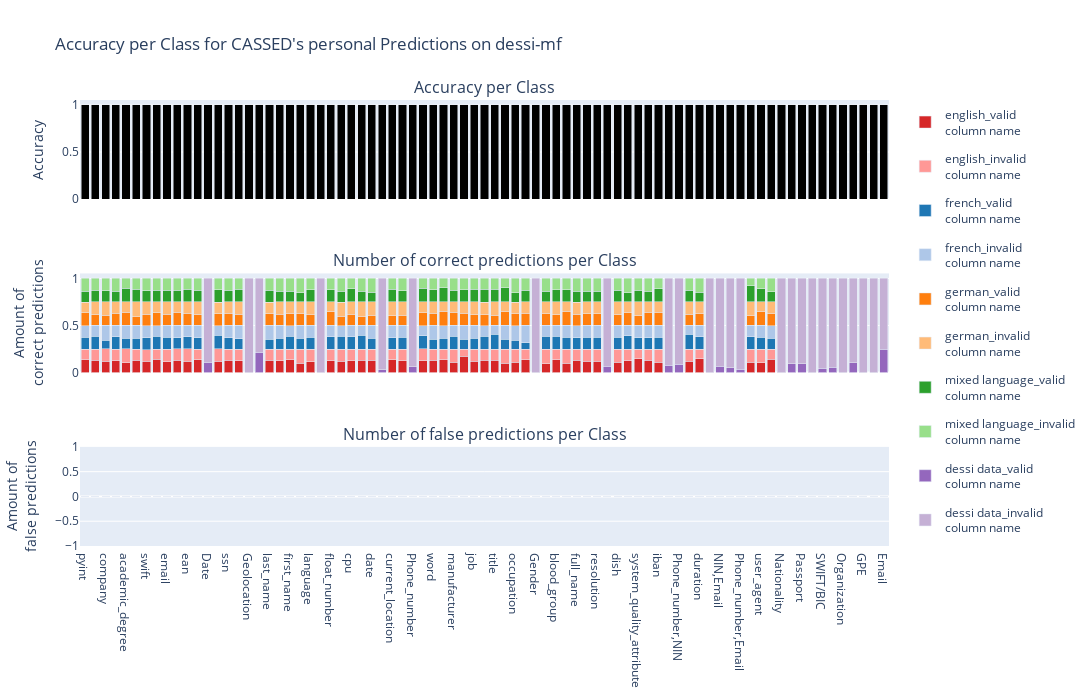
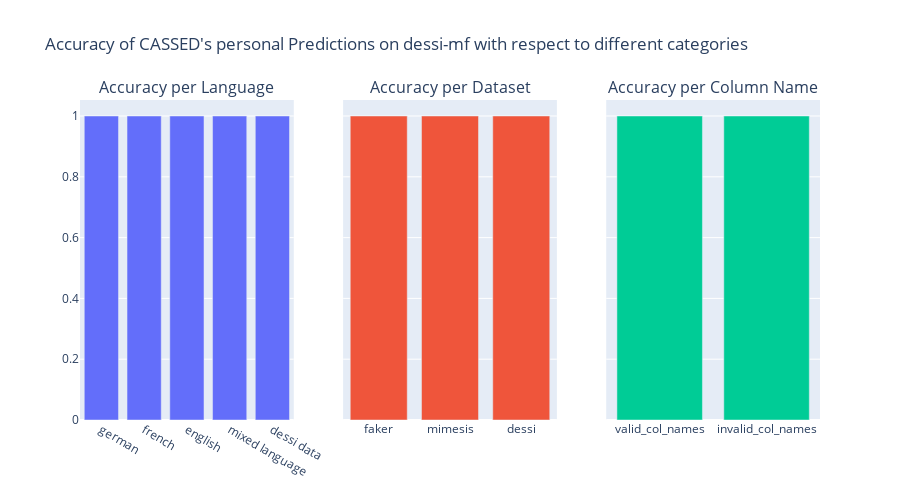

The notebook cell saved with these charts, in order:
### Code cell
create_analysis_plot(results_df_own_data)

### Figure 1 — Plotly figure (JSON) as saved in the notebook; plotly's stock layout.template omitted (floating-point values rounded to 4 significant figures)
{"data": [{"marker": {"color": "black"}, "showlegend": false, "type": "bar", "x": ["pyint", "credit_card_number", "company", "credit_card_provider", "academic_degree", "political_views", "swift", "pyfloat", "email", "color", "ean", "measure_unit", "Date", "currency", "ssn", "gender", "Geolocation", "Email,Phone_number", "last_name", "address", "first_name", "isbn", "language", "CCN", "float_number", "blood_type", "cpu", "graphics", "date", "NIN", "current_location", "sex", "Phone_number", "phone_number", "word", "isbn13", "manufacturer", "phone_model", "job", "url", "title", "programming_language", "occupation", "integer_number", "Gender", "worldview", "blood_group", "passport_number", "full_name", "city", "resolution", "NIN,Date", "dish", "nationality", "system_quality_attribute", "drink", "iban", "Email,NIN", "Phone_number,NIN", "version", "duration", "Race", "NIN,Email", "Sexuality", "Phone_number,Email", "answer", "user_agent", "name", "Nationality", "NIN,Phone_number", "Passport", "IBAN", "SWIFT/BIC", "Religion", "Organization", "Date,NIN", "GPE", "ID_Card", "Email"], "y": [1, 1, 1, 1, 1, 1, 1, 1, 1, 1, 1, 1, 1, 1, 1, 1, 1, 1, 1, 1, 1, 1, 1, 1, 1, 1, 1, 1, 1, 1, 1, 1, 1, 1, 1, 1, 1, 1, 1, 1, 1, 1, 1, 1, 1, 1, 1, 1, 1, 1, 1, 1, 1, 1, 1, 1, 1, 1, 1, 1, 1, 1, 1, 1, 1, 1, 1, 1, 1, 1, 1, 1, 1, 1, 1, 1, 1, 1, 1]}, {"legendgroup": "0", "marker": {"color": "#d62728"}, "name": "english_valid<br>column name", "showlegend": true, "type": "bar", "x": ["company", "academic_degree", "political_views", "color", "currency", "credit_card_provider", "language", "ean", "cpu", "graphics", "float_number", "word", "isbn13", "job", "phone_number", "email", "programming_language", "blood_type", "worldview", "title", "credit_card_number", "pyint", "current_location", "pyfloat", "first_name", "resolution", "last_name", "url", "ssn", "manufacturer", "nationality", "sex", "occupation", "blood_group", "integer_number", "dish", "system_quality_attribute", "version", "passport_number", "date", "swift", "answer", "city", "duration", "address", "name", "full_name", "drink", "user_agent", "isbn", "iban", "measure_unit", "phone_model", "gender"], "xaxis": "x2", "y": [0.1196, 0.1055, 0.13, 0.1309, 0.1203, 0.1276, 0.115, 0.1203, 0.125, 0.1316, 0.125, 0.1316, 0.1349, 0.1184, 0.1241, 0.1121, 0.09868, 0.1206, 0.095, 0.13, 0.1332, 0.134, 0.136, 0.1419, 0.1335, 0.1184, 0.1291, 0.1306, 0.1283, 0.1118, 0.125, 0.1228, 0.1111, 0.136, 0.1382, 0.1118, 0.1447, 0.1184, 0.09649, 0.131, 0.1197, 0.1118, 0.1184, 0.1447, 0.1262, 0.1422, 0.1313, 0.1316, 0.1053, 0.09868, 0.1096, 0.1382, 0.1711, 0.125], "yaxis": "y2"}, {"legendgroup": "1", "marker": {"color": "#ff9896"}, "name": "english_invalid<br>column name", "showlegend": true, "type": "bar", "x": ["company", "academic_degree", "political_views", "color", "currency", "credit_card_provider", "language", "ean", "cpu", "graphics", "float_number", "word", "isbn13", "job", "phone_number", "email", "programming_language", "blood_type", "worldview", "title", "credit_card_number", "pyint", "current_location", "pyfloat", "first_name", "resolution", "last_name", "url", "ssn", "manufacturer", "nationality", "sex", "occupation", "blood_group", "integer_number", "dish", "system_quality_attribute", "version", "passport_number", "date", "swift", "answer", "city", "duration", "address", "name", "full_name", "drink", "user_agent", "isbn", "iban", "measure_unit", "phone_model", "gender"], "xaxis": "x2", "y": [0.1309, 0.1457, 0.12, 0.1196, 0.1306, 0.1207, 0.135, 0.1306, 0.125, 0.1184, 0.125, 0.1184, 0.1142, 0.1316, 0.1265, 0.1379, 0.1513, 0.1256, 0.155, 0.12, 0.1168, 0.1134, 0.114, 0.1073, 0.1148, 0.1316, 0.1197, 0.1168, 0.1195, 0.1382, 0.125, 0.1272, 0.1364, 0.114, 0.1118, 0.1382, 0.1053, 0.1316, 0.1535, 0.1172, 0.1232, 0.1382, 0.1316, 0.1053, 0.1238, 0.1067, 0.1162, 0.1184, 0.1447, 0.1513, 0.1404, 0.1118, 0.07895, 0.125], "yaxis": "y2"}, {"legendgroup": "2", "marker": {"color": "#1f77b4"}, "name": "french_valid<br>column name", "showlegend": true, "type": "bar", "x": ["credit_card_number", "credit_card_provider", "email", "ean", "measure_unit", "ssn", "first_name", "swift", "currency", "isbn", "date", "phone_model", "company", "language", "pyfloat", "pyint", "last_name", "integer_number", "blood_group", "word", "passport_number", "political_views", "color", "url", "float_number", "blood_type", "academic_degree", "full_name", "gender", "dish", "current_location", "address", "drink", "phone_number", "occupation", "title", "cpu", "duration", "isbn13", "user_agent", "graphics", "city", "name", "answer", "nationality", "sex", "worldview", "job", "manufacturer", "iban", "programming_language", "version", "system_quality_attribute", "resolution"], "xaxis": "x2", "y": [0.1332, 0.131, 0.1262, 0.1271, 0.1184, 0.1195, 0.1358, 0.1268, 0.1478, 0.1118, 0.1138, 0.1053, 0.09029, 0.125, 0.1349, 0.1271, 0.1056, 0.06579, 0.136, 0.1053, 0.1272, 0.115, 0.1196, 0.1375, 0.1316, 0.1407, 0.1156, 0.1212, 0.11, 0.125, 0.1184, 0.1168, 0.1184, 0.1382, 0.09596, 0.155, 0.1316, 0.1316, 0.1176, 0.125, 0.1447, 0.125, 0.1156, 0.1316, 0.14, 0.1228, 0.135, 0.114, 0.1382, 0.1272, 0.1053, 0.1579, 0.1184, 0.125], "yaxis": "y2"}, {"legendgroup": "3", "marker": {"color": "#aec7e8"}, "name": "french_invalid<br>column name", "showlegend": true, "type": "bar", "x": ["credit_card_number", "credit_card_provider", "email", "ean", "measure_unit", "ssn", "first_name", "swift", "currency", "isbn", "date", "phone_model", "company", "language", "pyfloat", "pyint", "last_name", "integer_number", "blood_group", "word", "passport_number", "political_views", "color", "url", "float_number", "blood_type", "academic_degree", "full_name", "gender", "dish", "current_location", "address", "drink", "phone_number", "occupation", "title", "cpu", "duration", "isbn13", "user_agent", "graphics", "city", "name", "answer", "nationality", "sex", "worldview", "job", "manufacturer", "iban", "programming_language", "version", "system_quality_attribute", "resolution"], "xaxis": "x2", "y": [0.1168, 0.1207, 0.1238, 0.1237, 0.1316, 0.1327, 0.1148, 0.1268, 0.09966, 0.1382, 0.1379, 0.1447, 0.1603, 0.125, 0.1142, 0.1237, 0.1455, 0.1842, 0.114, 0.1447, 0.1228, 0.135, 0.1309, 0.1134, 0.1184, 0.1106, 0.1357, 0.1263, 0.14, 0.125, 0.1316, 0.1332, 0.1316, 0.1101, 0.1515, 0.095, 0.1184, 0.1184, 0.1315, 0.125, 0.1053, 0.125, 0.1333, 0.1184, 0.11, 0.1272, 0.115, 0.136, 0.1118, 0.1228, 0.1447, 0.09211, 0.1316, 0.125], "yaxis": "y2"}, {"legendgroup": "4", "marker": {"color": "#ff7f0e"}, "name": "german_valid<br>column name", "showlegend": true, "type": "bar", "x": ["pyint", "pyfloat", "academic_degree", "gender", "last_name", "address", "blood_type", "sex", "credit_card_provider", "swift", "company", "url", "color", "integer_number", "title", "currency", "full_name", "graphics", "isbn", "blood_group", "ssn", "measure_unit", "ean", "first_name", "system_quality_attribute", "email", "phone_number", "job", "occupation", "drink", "isbn13", "word", "date", "programming_language", "iban", "manufacturer", "phone_model", "language", "float_number", "nationality", "name", "passport_number", "city", "current_location", "credit_card_number", "political_views", "duration", "worldview", "cpu", "resolution", "user_agent", "dish", "version", "answer"], "xaxis": "x2", "y": [0.1375, 0.1349, 0.1357, 0.12, 0.1244, 0.1192, 0.1005, 0.1096, 0.131, 0.1232, 0.1061, 0.1168, 0.14, 0.1316, 0.11, 0.1237, 0.1263, 0.09211, 0.125, 0.114, 0.1283, 0.1118, 0.1271, 0.1241, 0.1053, 0.1168, 0.1358, 0.114, 0.1313, 0.1382, 0.1522, 0.1316, 0.1103, 0.1447, 0.1404, 0.1382, 0.1316, 0.115, 0.1447, 0.135, 0.1289, 0.1491, 0.125, 0.1053, 0.1145, 0.095, 0.125, 0.125, 0.1184, 0.125, 0.1447, 0.1118, 0.1184, 0.1053], "yaxis": "y2"}, {"legendgroup": "5", "marker": {"color": "#ffbb78"}, "name": "german_invalid<br>column name", "showlegend": true, "type": "bar", "x": ["pyint", "pyfloat", "academic_degree", "gender", "last_name", "address", "blood_type", "sex", "credit_card_provider", "swift", "company", "url", "color", "integer_number", "title", "currency", "full_name", "graphics", "isbn", "blood_group", "ssn", "measure_unit", "ean", "first_name", "system_quality_attribute", "email", "phone_number", "job", "occupation", "drink", "isbn13", "word", "date", "programming_language", "iban", "manufacturer", "phone_model", "language", "float_number", "nationality", "name", "passport_number", "city", "current_location", "credit_card_number", "political_views", "duration", "worldview", "cpu", "resolution", "user_agent", "dish", "version", "answer"], "xaxis": "x2", "y": [0.1134, 0.1176, 0.1156, 0.13, 0.1244, 0.1308, 0.1508, 0.1404, 0.1207, 0.1303, 0.1422, 0.134, 0.1084, 0.1184, 0.14, 0.1271, 0.1263, 0.1579, 0.125, 0.136, 0.1239, 0.1382, 0.1237, 0.1265, 0.1447, 0.1332, 0.1148, 0.136, 0.1212, 0.1118, 0.1003, 0.1184, 0.1414, 0.1053, 0.1096, 0.1118, 0.1184, 0.135, 0.1053, 0.115, 0.1244, 0.1009, 0.125, 0.1447, 0.1355, 0.155, 0.125, 0.125, 0.1316, 0.125, 0.1053, 0.1382, 0.1316, 0.1447], "yaxis": "y2"}, {"legendgroup": "6", "marker": {"color": "#2ca02c"}, "name": "mixed language_valid<br>column name", "showlegend": true, "type": "bar", "x": ["swift", "credit_card_number", "political_views", "pyint", "float_number", "last_name", "address", "current_location", "phone_number", "isbn13", "manufacturer", "company", "title", "color", "job", "occupation", "word", "date", "cpu", "integer_number", "passport_number", "phone_model", "city", "academic_degree", "url", "ssn", "system_quality_attribute", "gender", "ean", "first_name", "iban", "sex", "drink", "email", "pyfloat", "currency", "answer", "measure_unit", "blood_group", "user_agent", "credit_card_provider", "name", "programming_language", "dish", "full_name", "language", "worldview", "duration", "resolution", "version", "graphics", "isbn", "blood_type", "nationality"], "xaxis": "x2", "y": [0.1162, 0.1262, 0.135, 0.1168, 0.1316, 0.1244, 0.1145, 0.136, 0.1452, 0.1488, 0.125, 0.1196, 0.135, 0.1264, 0.136, 0.101, 0.1316, 0.1034, 0.1382, 0.125, 0.1316, 0.1316, 0.1118, 0.1407, 0.134, 0.1239, 0.125, 0.135, 0.1306, 0.1124, 0.1404, 0.1184, 0.1118, 0.1215, 0.1211, 0.1306, 0.1711, 0.125, 0.1272, 0.1382, 0.1103, 0.1067, 0.1513, 0.125, 0.1162, 0.13, 0.115, 0.1053, 0.1118, 0.125, 0.1118, 0.09868, 0.1156, 0.1], "yaxis": "y2"}, {"legendgroup": "7", "marker": {"color": "#98df8a"}, "name": "mixed language_invalid<br>column name", "showlegend": true, "type": "bar", "x": ["swift", "credit_card_number", "political_views", "pyint", "float_number", "last_name", "address", "current_location", "phone_number", "isbn13", "manufacturer", "company", "title", "color", "job", "occupation", "word", "date", "cpu", "integer_number", "passport_number", "phone_model", "city", "academic_degree", "url", "ssn", "system_quality_attribute", "gender", "ean", "first_name", "iban", "sex", "drink", "email", "pyfloat", "currency", "answer", "measure_unit", "blood_group", "user_agent", "credit_card_provider", "name", "programming_language", "dish", "full_name", "language", "worldview", "duration", "resolution", "version", "graphics", "isbn", "blood_type", "nationality"], "xaxis": "x2", "y": [0.1338, 0.1238, 0.115, 0.134, 0.1184, 0.1268, 0.1355, 0.114, 0.1054, 0.1003, 0.125, 0.1309, 0.115, 0.1242, 0.114, 0.1515, 0.1184, 0.1448, 0.1118, 0.125, 0.1184, 0.1184, 0.1382, 0.1055, 0.1168, 0.1239, 0.125, 0.115, 0.1168, 0.1382, 0.1096, 0.1316, 0.1382, 0.1285, 0.128, 0.1203, 0.07895, 0.125, 0.1228, 0.1118, 0.1379, 0.1422, 0.09868, 0.125, 0.1364, 0.12, 0.135, 0.1447, 0.1382, 0.125, 0.1382, 0.1513, 0.1357, 0.15], "yaxis": "y2"}, {"legendgroup": "8", "marker": {"color": "#9467bd"}, "name": "dessi data_valid<br>column name", "showlegend": true, "type": "bar", "x": ["Date", "Geolocation", "Email,Phone_number", "CCN", "NIN", "Phone_number", "Gender", "NIN,Date", "Email,NIN", "Phone_number,NIN", "Race", "NIN,Email", "Sexuality", "Phone_number,Email", "Nationality", "NIN,Phone_number", "Passport", "IBAN", "SWIFT/BIC", "Religion", "Organization", "Date,NIN", "GPE", "ID_Card", "Email"], "xaxis": "x2", "y": [0.1071, 0, 0.2143, 0, 0.02985, 0.05941, 0, 0.06667, 0.07692, 0.08889, 0, 0.06452, 0.05263, 0.03333, 0, 0.09302, 0.09524, 0, 0.04651, 0.05556, 0, 0.1026, 0, 0, 0.25], "yaxis": "y2"}, {"legendgroup": "9", "marker": {"color": "#c5b0d5"}, "name": "dessi data_invalid<br>column name", "showlegend": true, "type": "bar", "x": ["Date", "Geolocation", "Email,Phone_number", "CCN", "NIN", "Phone_number", "Gender", "NIN,Date", "Email,NIN", "Phone_number,NIN", "Race", "NIN,Email", "Sexuality", "Phone_number,Email", "Nationality", "NIN,Phone_number", "Passport", "IBAN", "SWIFT/BIC", "Religion", "Organization", "Date,NIN", "GPE", "ID_Card", "Email"], "xaxis": "x2", "y": [0.8929, 1, 0.7857, 1, 0.9701, 0.9406, 1, 0.9333, 0.9231, 0.9111, 1, 0.9355, 0.9474, 0.9667, 1, 0.907, 0.9048, 1, 0.9535, 0.9444, 1, 0.8974, 1, 1, 0.75], "yaxis": "y2"}, {"legendgroup": "0", "marker": {"color": "#d62728"}, "name": "english_valid<br>column name", "showlegend": false, "type": "bar", "x": ["company", "academic_degree", "political_views", "color", "currency", "credit_card_provider", "language", "ean", "cpu", "graphics", "float_number", "word", "isbn13", "job", "phone_number", "email", "programming_language", "blood_type", "worldview", "title", "credit_card_number", "pyint", "current_location", "pyfloat", "first_name", "resolution", "last_name", "url", "ssn", "manufacturer", "nationality", "sex", "occupation", "blood_group", "integer_number", "dish", "system_quality_attribute", "version", "passport_number", "date", "swift", "answer", "city", "duration", "address", "name", "full_name", "drink", "user_agent", "isbn", "iban", "measure_unit", "phone_model", "gender"], "xaxis": "x3", "y": [0, 0, 0, 0, 0, 0, 0, 0, 0, 0, 0, 0, 0, 0, 0, 0, 0, 0, 0, 0, 0, 0, 0, 0, 0, 0, 0, 0, 0, 0, 0, 0, 0, 0, 0, 0, 0, 0, 0, 0, 0, 0, 0, 0, 0, 0, 0, 0, 0, 0, 0, 0, 0, 0], "yaxis": "y3"}, {"legendgroup": "1", "marker": {"color": "#ff9896"}, "name": "english_invalid<br>column name", "showlegend": false, "type": "bar", "x": ["company", "academic_degree", "political_views", "color", "currency", "credit_card_provider", "language", "ean", "cpu", "graphics", "float_number", "word", "isbn13", "job", "phone_number", "email", "programming_language", "blood_type", "worldview", "title", "credit_card_number", "pyint", "current_location", "pyfloat", "first_name", "resolution", "last_name", "url", "ssn", "manufacturer", "nationality", "sex", "occupation", "blood_group", "integer_number", "dish", "system_quality_attribute", "version", "passport_number", "date", "swift", "answer", "city", "duration", "address", "name", "full_name", "drink", "user_agent", "isbn", "iban", "measure_unit", "phone_model", "gender"], "xaxis": "x3", "y": [0, 0, 0, 0, 0, 0, 0, 0, 0, 0, 0, 0, 0, 0, 0, 0, 0, 0, 0, 0, 0, 0, 0, 0, 0, 0, 0, 0, 0, 0, 0, 0, 0, 0, 0, 0, 0, 0, 0, 0, 0, 0, 0, 0, 0, 0, 0, 0, 0, 0, 0, 0, 0, 0], "yaxis": "y3"}, {"legendgroup": "2", "marker": {"color": "#1f77b4"}, "name": "french_valid<br>column name", "showlegend": false, "type": "bar", "x": ["credit_card_number", "credit_card_provider", "email", "ean", "measure_unit", "ssn", "first_name", "swift", "currency", "isbn", "date", "phone_model", "company", "language", "pyfloat", "pyint", "last_name", "integer_number", "blood_group", "word", "passport_number", "political_views", "color", "url", "float_number", "blood_type", "academic_degree", "full_name", "gender", "dish", "current_location", "address", "drink", "phone_number", "occupation", "title", "cpu", "duration", "isbn13", "user_agent", "graphics", "city", "name", "answer", "nationality", "sex", "worldview", "job", "manufacturer", "iban", "programming_language", "version", "system_quality_attribute", "resolution"], "xaxis": "x3", "y": [0, 0, 0, 0, 0, 0, 0, 0, 0, 0, 0, 0, 0, 0, 0, 0, 0, 0, 0, 0, 0, 0, 0, 0, 0, 0, 0, 0, 0, 0, 0, 0, 0, 0, 0, 0, 0, 0, 0, 0, 0, 0, 0, 0, 0, 0, 0, 0, 0, 0, 0, 0, 0, 0], "yaxis": "y3"}, {"legendgroup": "3", "marker": {"color": "#aec7e8"}, "name": "french_invalid<br>column name", "showlegend": false, "type": "bar", "x": ["credit_card_number", "credit_card_provider", "email", "ean", "measure_unit", "ssn", "first_name", "swift", "currency", "isbn", "date", "phone_model", "company", "language", "pyfloat", "pyint", "last_name", "integer_number", "blood_group", "word", "passport_number", "political_views", "color", "url", "float_number", "blood_type", "academic_degree", "full_name", "gender", "dish", "current_location", "address", "drink", "phone_number", "occupation", "title", "cpu", "duration", "isbn13", "user_agent", "graphics", "city", "name", "answer", "nationality", "sex", "worldview", "job", "manufacturer", "iban", "programming_language", "version", "system_quality_attribute", "resolution"], "xaxis": "x3", "y": [0, 0, 0, 0, 0, 0, 0, 0, 0, 0, 0, 0, 0, 0, 0, 0, 0, 0, 0, 0, 0, 0, 0, 0, 0, 0, 0, 0, 0, 0, 0, 0, 0, 0, 0, 0, 0, 0, 0, 0, 0, 0, 0, 0, 0, 0, 0, 0, 0, 0, 0, 0, 0, 0], "yaxis": "y3"}, {"legendgroup": "4", "marker": {"color": "#ff7f0e"}, "name": "german_valid<br>column name", "showlegend": false, "type": "bar", "x": ["pyint", "pyfloat", "academic_degree", "gender", "last_name", "address", "blood_type", "sex", "credit_card_provider", "swift", "company", "url", "color", "integer_number", "title", "currency", "full_name", "graphics", "isbn", "blood_group", "ssn", "measure_unit", "ean", "first_name", "system_quality_attribute", "email", "phone_number", "job", "occupation", "drink", "isbn13", "word", "date", "programming_language", "iban", "manufacturer", "phone_model", "language", "float_number", "nationality", "name", "passport_number", "city", "current_location", "credit_card_number", "political_views", "duration", "worldview", "cpu", "resolution", "user_agent", "dish", "version", "answer"], "xaxis": "x3", "y": [0, 0, 0, 0, 0, 0, 0, 0, 0, 0, 0, 0, 0, 0, 0, 0, 0, 0, 0, 0, 0, 0, 0, 0, 0, 0, 0, 0, 0, 0, 0, 0, 0, 0, 0, 0, 0, 0, 0, 0, 0, 0, 0, 0, 0, 0, 0, 0, 0, 0, 0, 0, 0, 0], "yaxis": "y3"}, {"legendgroup": "5", "marker": {"color": "#ffbb78"}, "name": "german_invalid<br>column name", "showlegend": false, "type": "bar", "x": ["pyint", "pyfloat", "academic_degree", "gender", "last_name", "address", "blood_type", "sex", "credit_card_provider", "swift", "company", "url", "color", "integer_number", "title", "currency", "full_name", "graphics", "isbn", "blood_group", "ssn", "measure_unit", "ean", "first_name", "system_quality_attribute", "email", "phone_number", "job", "occupation", "drink", "isbn13", "word", "date", "programming_language", "iban", "manufacturer", "phone_model", "language", "float_number", "nationality", "name", "passport_number", "city", "current_location", "credit_card_number", "political_views", "duration", "worldview", "cpu", "resolution", "user_agent", "dish", "version", "answer"], "xaxis": "x3", "y": [0, 0, 0, 0, 0, 0, 0, 0, 0, 0, 0, 0, 0, 0, 0, 0, 0, 0, 0, 0, 0, 0, 0, 0, 0, 0, 0, 0, 0, 0, 0, 0, 0, 0, 0, 0, 0, 0, 0, 0, 0, 0, 0, 0, 0, 0, 0, 0, 0, 0, 0, 0, 0, 0], "yaxis": "y3"}, {"legendgroup": "6", "marker": {"color": "#2ca02c"}, "name": "mixed language_valid<br>column name", "showlegend": false, "type": "bar", "x": ["swift", "credit_card_number", "political_views", "pyint", "float_number", "last_name", "address", "current_location", "phone_number", "isbn13", "manufacturer", "company", "title", "color", "job", "occupation", "word", "date", "cpu", "integer_number", "passport_number", "phone_model", "city", "academic_degree", "url", "ssn", "system_quality_attribute", "gender", "ean", "first_name", "iban", "sex", "drink", "email", "pyfloat", "currency", "answer", "measure_unit", "blood_group", "user_agent", "credit_card_provider", "name", "programming_language", "dish", "full_name", "language", "worldview", "duration", "resolution", "version", "graphics", "isbn", "blood_type", "nationality"], "xaxis": "x3", "y": [0, 0, 0, 0, 0, 0, 0, 0, 0, 0, 0, 0, 0, 0, 0, 0, 0, 0, 0, 0, 0, 0, 0, 0, 0, 0, 0, 0, 0, 0, 0, 0, 0, 0, 0, 0, 0, 0, 0, 0, 0, 0, 0, 0, 0, 0, 0, 0, 0, 0, 0, 0, 0, 0], "yaxis": "y3"}, {"legendgroup": "7", "marker": {"color": "#98df8a"}, "name": "mixed language_invalid<br>column name", "showlegend": false, "type": "bar", "x": ["swift", "credit_card_number", "political_views", "pyint", "float_number", "last_name", "address", "current_location", "phone_number", "isbn13", "manufacturer", "company", "title", "color", "job", "occupation", "word", "date", "cpu", "integer_number", "passport_number", "phone_model", "city", "academic_degree", "url", "ssn", "system_quality_attribute", "gender", "ean", "first_name", "iban", "sex", "drink", "email", "pyfloat", "currency", "answer", "measure_unit", "blood_group", "user_agent", "credit_card_provider", "name", "programming_language", "dish", "full_name", "language", "worldview", "duration", "resolution", "version", "graphics", "isbn", "blood_type", "nationality"], "xaxis": "x3", "y": [0, 0, 0, 0, 0, 0, 0, 0, 0, 0, 0, 0, 0, 0, 0, 0, 0, 0, 0, 0, 0, 0, 0, 0, 0, 0, 0, 0, 0, 0, 0, 0, 0, 0, 0, 0, 0, 0, 0, 0, 0, 0, 0, 0, 0, 0, 0, 0, 0, 0, 0, 0, 0, 0], "yaxis": "y3"}, {"legendgroup": "8", "marker": {"color": "#9467bd"}, "name": "dessi data_valid<br>column name", "showlegend": false, "type": "bar", "x": ["Date", "Geolocation", "Email,Phone_number", "CCN", "NIN", "Phone_number", "Gender", "NIN,Date", "Email,NIN", "Phone_number,NIN", "Race", "NIN,Email", "Sexuality", "Phone_number,Email", "Nationality", "NIN,Phone_number", "Passport", "IBAN", "SWIFT/BIC", "Religion", "Organization", "Date,NIN", "GPE", "ID_Card", "Email"], "xaxis": "x3", "y": [0, 0, 0, 0, 0, 0, 0, 0, 0, 0, 0, 0, 0, 0, 0, 0, 0, 0, 0, 0, 0, 0, 0, 0, 0], "yaxis": "y3"}, {"legendgroup": "9", "marker": {"color": "#c5b0d5"}, "name": "dessi data_invalid<br>column name", "showlegend": false, "type": "bar", "x": ["Date", "Geolocation", "Email,Phone_number", "CCN", "NIN", "Phone_number", "Gender", "NIN,Date", "Email,NIN", "Phone_number,NIN", "Race", "NIN,Email", "Sexuality", "Phone_number,Email", "Nationality", "NIN,Phone_number", "Passport", "IBAN", "SWIFT/BIC", "Religion", "Organization", "Date,NIN", "GPE", "ID_Card", "Email"], "xaxis": "x3", "y": [0, 0, 0, 0, 0, 0, 0, 0, 0, 0, 0, 0, 0, 0, 0, 0, 0, 0, 0, 0, 0, 0, 0, 0, 0], "yaxis": "y3"}], "layout": {"annotations": [{"font": {"size": 16}, "showarrow": false, "text": "Accuracy per Class", "x": 0.5, "xanchor": "center", "xref": "paper", "y": 1, "yanchor": "bottom", "yref": "paper"}, {"font": {"size": 16}, "showarrow": false, "text": "Number of correct predictions per Class", "x": 0.5, "xanchor": "center", "xref": "paper", "y": 0.6111, "yanchor": "bottom", "yref": "paper"}, {"font": {"size": 16}, "showarrow": false, "text": "Number of false predictions per Class", "x": 0.5, "xanchor": "center", "xref": "paper", "y": 0.2222, "yanchor": "bottom", "yref": "paper"}], "barmode": "stack", "height": 700, "title": {"text": "Accuracy per Class for CASSED's personal Predictions on dessi-mf"}, "width": 1500, "xaxis": {"anchor": "y", "domain": [0, 1], "matches": "x3", "showticklabels": false}, "xaxis2": {"anchor": "y2", "domain": [0, 1], "matches": "x3", "showticklabels": false}, "xaxis3": {"anchor": "y3", "domain": [0, 1]}, "yaxis": {"anchor": "x", "domain": [0.7778, 1], "title": {"text": "Accuracy"}}, "yaxis2": {"anchor": "x2", "domain": [0.3889, 0.6111], "title": {"text": "Amount of<br>correct predictions"}}, "yaxis3": {"anchor": "x3", "domain": [0, 0.2222], "title": {"text": "Amount of<br>false predictions"}}}}

### Figure 2 — Plotly figure (JSON) as saved in the notebook; plotly's stock layout.template omitted (floating-point values rounded to 4 significant figures)
{"data": [{"showlegend": false, "type": "bar", "x": ["german", "french", "english", "mixed language", "dessi data"], "xaxis": "x", "y": [1, 1, 1, 1, 1], "yaxis": "y"}, {"showlegend": false, "type": "bar", "x": ["faker", "mimesis", "dessi"], "xaxis": "x2", "y": [1, 1, 1], "yaxis": "y2"}, {"showlegend": false, "type": "bar", "x": ["valid_col_names", "invalid_col_names"], "xaxis": "x3", "y": [1, 1], "yaxis": "y3"}], "layout": {"annotations": [{"font": {"size": 16}, "showarrow": false, "text": "Accuracy per Language", "x": 0.1444, "xanchor": "center", "xref": "paper", "y": 1, "yanchor": "bottom", "yref": "paper"}, {"font": {"size": 16}, "showarrow": false, "text": "Accuracy per Dataset", "x": 0.5, "xanchor": "center", "xref": "paper", "y": 1, "yanchor": "bottom", "yref": "paper"}, {"font": {"size": 16}, "showarrow": false, "text": "Accuracy per Column Name", "x": 0.8556, "xanchor": "center", "xref": "paper", "y": 1, "yanchor": "bottom", "yref": "paper"}], "height": 500, "title": {"text": "Accuracy of CASSED's personal Predictions on dessi-mf with respect to different categories"}, "width": 900, "xaxis": {"anchor": "y", "domain": [0, 0.2889]}, "xaxis2": {"anchor": "y2", "domain": [0.3556, 0.6444]}, "xaxis3": {"anchor": "y3", "domain": [0.7111, 1]}, "yaxis": {"anchor": "x", "domain": [0, 1]}, "yaxis2": {"anchor": "x2", "domain": [0, 1], "matches": "y", "showticklabels": false}, "yaxis3": {"anchor": "x3", "domain": [0, 1], "matches": "y", "showticklabels": false}}}
